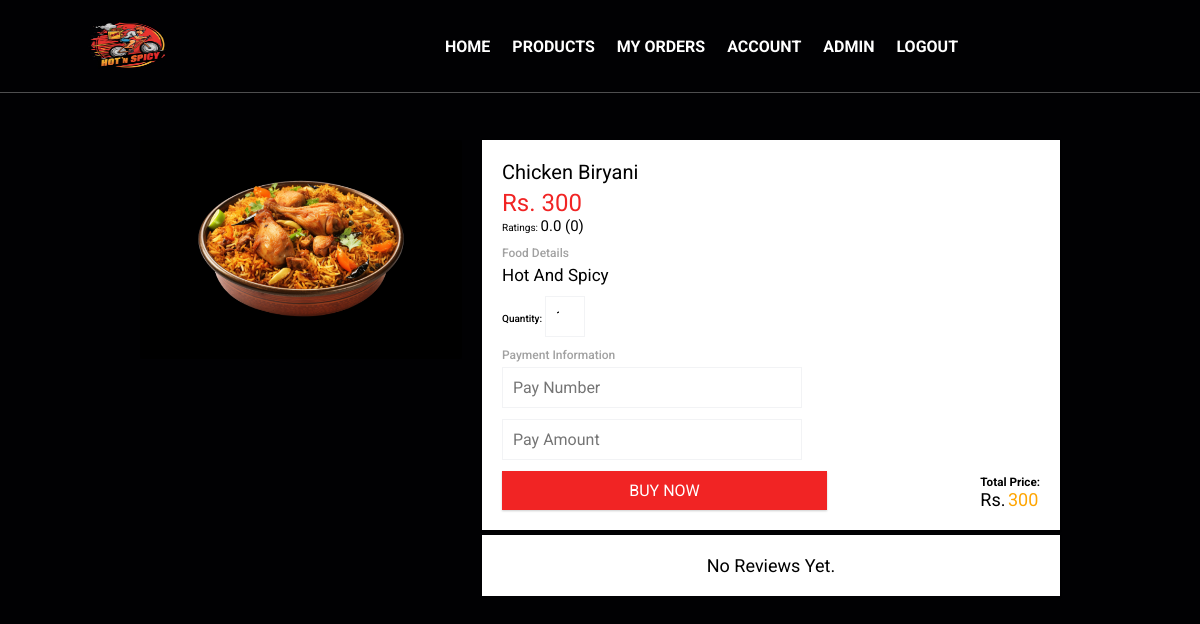
/menu/22 (signed in), run on the app's committed database.
### tables this page shows
CREATE TABLE Food
    (
        food_no          INTEGER PRIMARY KEY AUTOINCREMENT ,
        food_image       VARCHAR(300) ,
        food_price       int,
        food_title       VARCHAR (100) ,
        food_description VARCHAR (500) ,
        admin_id         int NOT NULL,
        FOREIGN KEY (ADMIN_ID) REFERENCES ADMIN(ADMIN_ID)
    );

### app.py (the view)
@app.route('/menu/<filter>')
def filter(filter):
    if "Useremail" and "Userpassword" in session:
        if filter == 'filterByPrice':
            foods = db.FoodsFilterBy("food_price")
            foods = foods.fetchall()
            foodnosAndRates = db.returnAllReviewsRatesAndFood_nos()
            foodnosAndRates = foodnosAndRates.fetchall()
            return render_template('menu.html', foods=foods, foodnosAndRates=foodnosAndRates)
        elif filter == 'filterByRating':
            foods = db.FoodsFilterByOrderRatings()
            foods = foods.fetchall()
            foodnosAndRates = db.returnAllReviewsRatesAndFood_nos()
            foodnosAndRates = foodnosAndRates.fetchall()
            return render_template('menu.html', foods=foods, foodnosAndRates=foodnosAndRates)
        return redirect(url_for('menu'))
    return redirect(url_for('login'))

### database.py (called while the page is built)
    @ staticmethod
    def returnFoodById(id):
        connection = s.connect("foodSystem.db")
        cursor = connection.cursor()
        food = cursor.execute(f"SELECT * FROM Food WHERE food_no = {id}")
        return food

    @ staticmethod
    def foodIdExists(id):
        connection = s.connect("foodSystem.db")
        cursor = connection.cursor()
        foodcountList = cursor.execute(
            f"SELECT COUNT(*) FROM Food WHERE food_no = {id}").fetchone()
        return int(''.join([str(n) for n in foodcountList])) == 1

    @staticmethod
    def returnAllReviewsOfFood_noWithJoins(food_no):
        connection = s.connect("foodSystem.db")
        cursor = connection.cursor()
        reviews = cursor.execute(f'''
            SELECT c.first_name, c.last_name, r.review_rate, r.review_description from Reviews r
            inner join Ordered o
            on o.Order_Id = r.Order_Id
            INNER join Customers c
            on o.customer_id = c.customer_id
            inner join Food f
            on o.food_no = f.food_no
            where f.food_no = '{food_no}'
        ''')
        return reviews

    @staticmethod
    def returnReviewsOfFood_noWithJoins(food_id):
        connection = s.connect("foodSystem.db")
        cursor = connection.cursor()
        reviews = cursor.execute(f'''
            SELECT avg(r.review_rate), count(*) from Reviews r
            inner join Ordered o
            on o.Order_Id = r.Order_Id
            INNER join Customers c
            on o.customer_id = c.customer_id
            inner join Food f
            on o.food_no = f.food_no
            GROUP by f.food_no
            having f.food_no = '{food_id}'
        ''')
        return reviews

### templates/productdetails.html (shortened to what this page needs)
{% extends 'base.html' %}
{% block body %}
{% if food != [] %}
    <div class="product">
        <div class="productImage">
            <img src="/static/images/{{ food[1] }}" alt="">
        </div>
        <div class="foodReviews">
        <div class="productContent">
            <div class="productTitle">
                <h1>{{ food[3] }}</h1>
            </div>
            <div class="productPrice">
                <p>Rs. {{ food[2] }}</p>
            </div>
            <span>Ratings: </span>
            {% if  reviewsAndCount != None %}
            <span style="font-size: 15px;">
                {{ "%.2f"|format(reviewsAndCount[0]) }} ({{ reviewsAndCount[1] }})
            </span>
            {% else %}
            <span style="font-size: 15px;">
                0.0 (0)
            </span>
            {% endif %}
            <br>
            <br>
            <p class="descText">Food Details</p>
            <div class="productDesc">
                <p>{{ food[4] }}</p>
            </div><br>
            {% set foodPrice = food[2] %}
        <div class="paymentInfoAndTotal">
        <form action="#" method="post">
            <span style="font-weight: 500;">Quantity:</span>
            <input class="quantity" type="number" min="1" name="quantity" id="quantity" value="1" required oninput="calcTotal('{{ food[2] }}')"><br><br>
            <p class="descText">Payment Information</p>
            <input type="text" pattern="[0-9]*" minlength="11" maxlength="11" name="pay_number" id="pay_number" placeholder="Pay Number" required><br><br>
            <input type="number" min="{{ food[2] }}" name="pay_amount" id="pay_amount" placeholder="Pay Amount" required oninput="document.getElementById('pay_amount').value = parseInt(document.getElementById('totalPrice').innerHTML)"><br><br>
            <span><input type="submit" value="BUY NOW"></span>
        </form>
        <span class="TP">
            <h3>Total Price:</h3>
            <span style="font-size: large;">Rs.</span>
            <span style="font-size: large; color: orange;" id="totalPrice">{{ food[2] }}</span>
        </span>
    </div>
        </div>
        {% if allRevs != [] %}
        <div class="reviews">
            <div style="text-align: center;font-size: 20px;">Reviews</div>
            <span class="totaReviews" style="font-size: 30px; font-weight: 800; color: orange;">{{ "%.2f"|format(reviewsAndCount[0]) }}/5</span>
            <span>({{ reviewsAndCount[1] }})</span>
            <br><br>
            {% for i in range(allRevs|length) %}
                <div style="border-bottom: 3px solid #F2F3F5;padding-bottom: 7px;" class="revs">
                    <div style="font-style: italic; font-size: 16px;color: blue;"
                    class="reviewerName">by {{allRevs[i][0]}} {{allRevs[i][1]}}</div>
                    <div class="revRating">{{allRevs[i][2]}}</div>
                    <div class="revDesc">{{allRevs[i][3]}}</div>
                </div>
                <br>
            {% endfor %}
            </div>
        {% else %}
    <div class="reviews">
        <div style="font-size: 18px; text-align: center;">No reviews yet.</div>
    </div>
        {% endif %}
        </div>
    </div>
{% endif %}
{% endblock %}

### static/css/style.css (style rules this page uses)
:root { --main-color: #f12424; --black: #13131a; --bg: #010103; --border: .1rem solid rgba(255, 255, 255, .3); }
* { margin: 0; padding: 0; font-family:'Roboto', sans-serif; outline: none; border:none; box-sizing: border-box; text-decoration: none; text-transform: capitalize; transition: .2s linear; }
html { font-size: 62.5%; overflow-x: hidden; scroll-padding-top: 9rem; scroll-behavior: smooth; }
body { background: var(--bg); }
.foodReviews { display: flex; flex-direction: column; }
.reviews { background-color: white; padding: 20px; box-sizing: border-box; box-shadow: 0 1px 2px rgba(0, 0, 0, 0.2); margin-top: 5px; }
.product { padding: 20px; margin-left: 10%; margin-right: 10%; margin-top: 10%; }
.productContent { width: 100%; float: right; background-color: white; padding: 20px; box-sizing: border-box; height: 50%; box-shadow: 0 1px 2px rgba(0, 0, 0, 0.2); }
.productTitle h1 { width: 50%; font-weight: 400; }
.descText { margin-bottom: 5px; width: 60%; color: #a1a1a1; font-size:larger; font-weight: 500; }
.productDesc p { width: 50%; font-size:17px; }
.productPrice p { margin-top: 5px; font-size: x-large; color: #f12424; }
.productImage { float: left; width: 35%; margin-right: 20px; position: relative; }
.productImage img { width: 100%; border-radius: 3px; }
.product form .quantity { width: 40px; }
.product form input { font-size: medium; padding: 10px; width: 300px; border: 1px solid #F2F3F5; }
.product form input[type='submit'] { color: white; border: none; background-color: #f12424; border-radius: 0; box-shadow: 0 1px 2px rgba(0, 0, 0, 0.2); cursor: pointer; width: 325px; }
.paymentInfoAndTotal { display: flex; align-items:flex-end; justify-content: space-between; }
input { font-size: medium; padding: 10px; width: 300px; border: 1px solid #f12424; }
input[type='submit'] { width: 100%; cursor: pointer; color: white; background-color: #f12424; border: none; border-radius: 0; box-shadow: 0 1px 2px rgba(0, 0, 0, 0.2); }

### data on the page
Food: food_image (picture), food_title "Chicken Biryani", food_price "300", food_description "Hot And Spicy"
